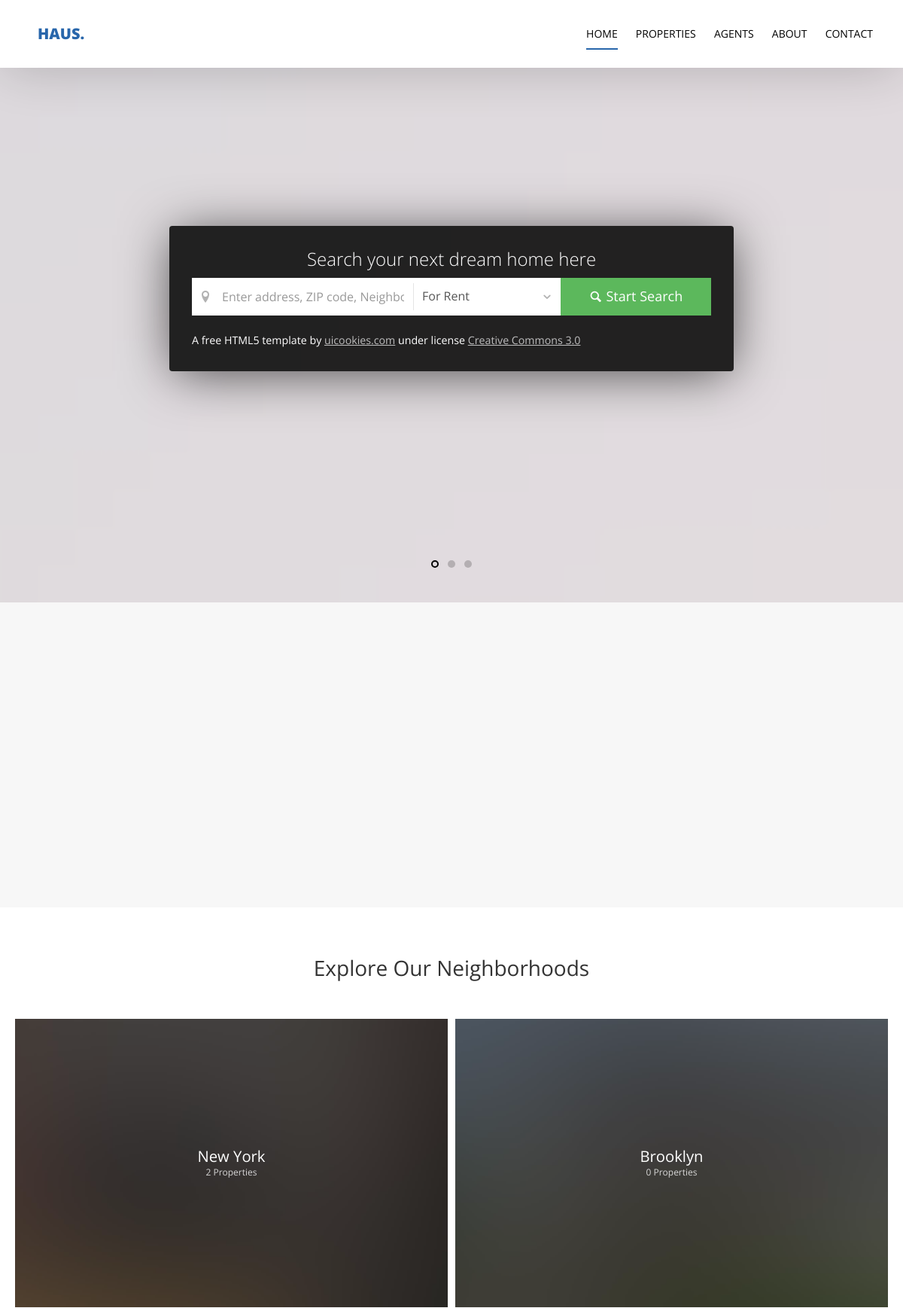
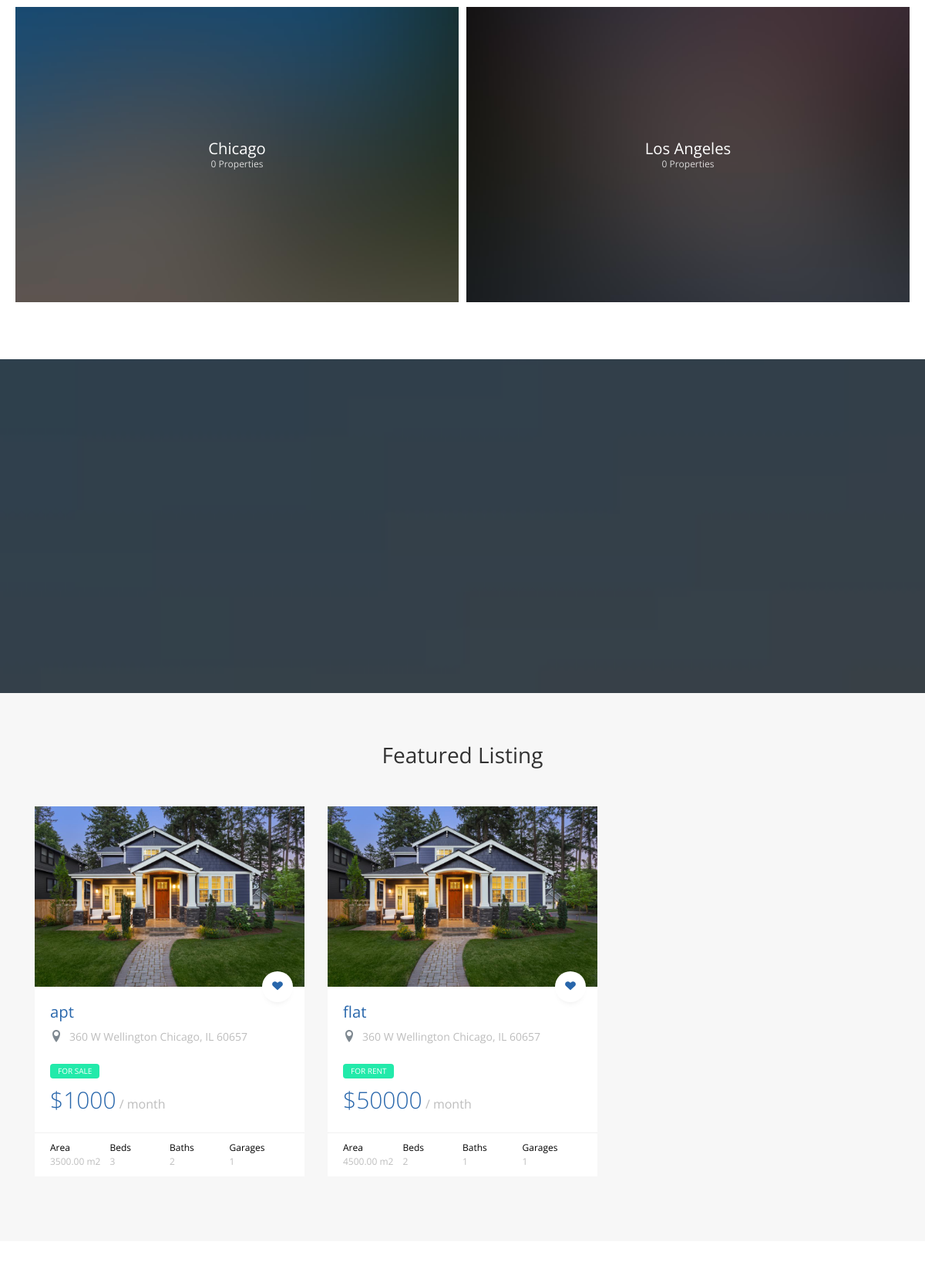
The page / (upper part) on the database its author committed (2 pictures, top to bottom).
### property/models.py (models this page shows, shortened)
class Category(models.Model):
    category_name = models.CharField(max_length=30)
    image = models.ImageField(upload_to='category/%Y/%m/%d' , null=True)
    date = models.DateTimeField(auto_now=True)
    class Meta:
        verbose_name = 'Category'
        verbose_name = 'Categorie'

class Property(models.Model):
    name = models.CharField(max_length=50)
    location = models.CharField(max_length=50, null=True)
    property_type = models.CharField(choices=property_type, max_length=10)
    price = models.PositiveIntegerField()
    property_category = models.ForeignKey(
        'Category', null=True,
        on_delete=models.SET_NULL
        )
    area = models.DecimalField(decimal_places=2 , max_digits=8)
    beds_number = models.PositiveIntegerField()
    baths_number = models.PositiveIntegerField()
    garages_number = models.PositiveIntegerField()
    image = models.ImageField(upload_to='property/%Y/%m/%d' , null=True)
    date = models.DateTimeField(auto_now=True)
    def __str__(self):
        return self.name
    class Meta:
        verbose_name = 'Property'
        verbose_name = 'Propertie'

### home/views.py (the view)
# urls.py: path('', views.home, name='home'),
def home(request):
    services_list = Services.objects.all()[:6]
    category_list_home = Category.objects.annotate(
        property_count=Count('property')
        ).values(
            'category_name',
            'property_count',
            'image'
            )[:4]
    print(category_list_home)
    property_list_home = Property.objects.all()
    agent_list_home = Agents.objects.all()[:4]
    template = 'home/home.html'
    context = {
        'category_list_home' : category_list_home ,
        'property_list_home' : property_list_home ,
        'agent_list_home' : agent_list_home ,
        'services_list' : services_list
    }
    return render(request , template, context)

### home/templates/home/home.html (shortened to what this page needs)
{% extends 'base.html' %}
{% load static %}
{% block body %}
  <section class="probootstrap-slider flexslider">
    <div class="probootstrap-wrap-banner">
      <div class="container">
        <div class="row">
          <div class="col-md-8 col-md-offset-2">
            <div class="probootstrap-home-search probootstrap-animate">
              <form action="{% url 'property:property_list' %}" method="get">
                <h2 class="heading">Search your next dream home here</h2>
                <div class="probootstrap-field-group">
                  <div class="probootstrap-fields">
                    <div class="search-field">
                      <i class="icon-location2"></i>
                      <input type="text" name="q" class="form-control" placeholder="Enter address, ZIP code, Neighborhoods">
                    </div>
                    <div class="search-category">
                      <i class="icon-chevron-down"></i>
                      <select name="p_type" id="" class="form-control">
                        <option value="rent">For Rent</option>
                      </select>
                    </div>
                  </div>
                  <button class="btn btn-success" type="submit"><i class="icon-magnifying-glass t2"></i> Start Search</button>
                </div>
              </form>
              <p class="mb0 text-left"><small>A free HTML5 template by <a href="https://uicookies.com/">uicookies.com</a> under license <a href="https://uicookies.com/license">Creative Commons 3.0</a></small> </p>
            </div>
          </div>
        </div>
      </div>
    </div>
  </section>
  <section class="probootstrap-section probootstrap-section-lighter">
    <div class="container">
      <div class="row">
        <div class="col-md-4">
        </div>
        <div class="col-md-4">
        </div>
        <div class="col-md-4">
        </div>
      </div>
    </div>
  </section>
  <section class="probootstrap-section">
    <div class="container">
      <div class="row heading">
        <h2 class="mt0 mb50 text-center">Explore Our Neighborhoods</h2>
      </div>
      <div class="row probootstrap-gutter10">
        {% for category in category_list_home %}
        <div class="col-md-6 col-sm-6">
          <a href="#" class="probootstrap-hover-overlay">
            <img src="media/{{category.image}}" alt="Free Bootstrap Template by uicookies.com" class="img-responsive">
            <div class="probootstrap-text-overlay">
              <h3>{{category.category_name}}</h3>
              <p>{{category.property_count}} Properties</p>
            </div>
          </a>
        </div>
        {% endfor %}
      </div>
    </div>
  </section>
  <section class="probootstrap-section probootstrap-bg" style="background-image: url(img/slider_2.jpg);">
  </section>
  <section class="probootstrap-section probootstrap-section-lighter">
    <div class="container">
      <div class="row heading">
        <h2 class="mt0 mb50 text-center">Featured Listing</h2>
      </div>
      {% for property in property_list_home %}
      <div class="col-md-4 col-sm-6">
          <div class="probootstrap-card probootstrap-listing">
            <div class="probootstrap-card-media">
              <img src="{{property.image.url}}" class="img-responsive" alt="Free HTML5 Template by uicookies.com">
              <a href="#" class="probootstrap-love"><i class="icon-heart"></i></a>
            </div>
            <div class="probootstrap-card-text">
              <h2 class="probootstrap-card-heading"><a href="{% url 'property:property_detail' property.id %}">{{property}}</a></h2>
              <div class="probootstrap-listing-location">
                <i class="icon-location2"></i> <span>360 W Wellington Chicago, IL 60657</span>
              </div>
              <div class="probootstrap-listing-category for-sale">
              {% if property.property_type == "sale" %}
              <span>for Sale</span>
              {%else%}
              <span>for Rent</span>
              {% endif %}
              </div>
              <div class="probootstrap-listing-price"><strong>${{property.price}}</strong> / month</div>
            </div>
            <div class="probootstrap-card-extra">
              <ul>
                <li>
                  Area
                  <span>{{property.area}} m2</span>
                </li>
                <li>
                  Beds
                  <span>{{property.beds_number}}</span>
                </li>
                <li>
                  Baths
                  <span>{{property.baths_number}}</span>
                </li>
                <li>
                  Garages
                  <span>{{property.garages_number}}</span>
                </li>
              </ul>
            </div>
          </div>
        </div>
      {% endfor %}
      </div>
  </section>
  <section class="probootstrap-section">
  </section>
  {% endblock body %}

### rows shown on the page
Category: shows a picture, category_name "Brooklyn", property_count "0"
Category: shows a picture, category_name "Chicago", property_count "0"
Category: shows a picture, category_name "Los Angeles", property_count "0"
Property: image (picture), name "apt", property_type "FOR SALE", price "1000", area "3500.00", beds_number "3", baths_number "2", garages_number "1"
Property: image (picture), name "flat", property_type "FOR RENT", price "50000", area "4500.00", beds_number "2", baths_number "1", garages_number "1"

### other values the page prints
{{ category.category_name }} "New York"
{{ category.property_count }} "2"
